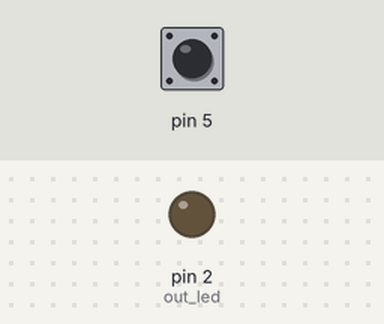
The program below on a simulated Arduino Uno, built with avr-gcc and run on an emulated ATmega328P. Parts: output pins drawn as LEDs (lit = HIGH). The test bench sets the inputs (shaded band); at power-on: pin 5 LOW. What the program prints to the serial monitor is not drawn.

Above: at 1.2 s.
1.3 s: pin 5 pulsed HIGH 2 times (0.12 s each, 0.3 s apart)
At 2.6 s:
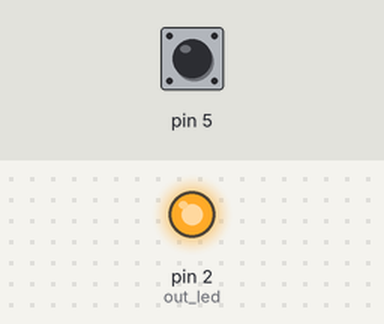
Timing chart, 0 to 4.3 s (numbered marks = the images above; inputs shaded):
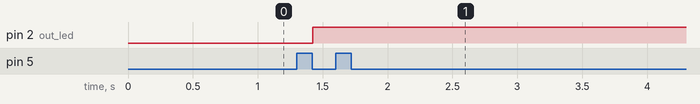

The program:

main.cpp
```cpp
#include <Arduino.h>
#include "fsm2.h"
#define out_led 2

bool in_but = 0;
int state = state_0;

void setup() {
  // put your setup code here, to run once:
  pinMode(out_led, OUTPUT);
  pinMode(in_but, INPUT);
  Serial.begin(9600);
}

void loop() {

  // put your main code here, to run repeatedly:
  in_but = digitalRead(5);
  digitalWrite(out_led, fsm(&state,in_but));
  Serial.println(state);
}
```

fsm2.cpp
```cpp
#include "fsm2.h"
int count = 0;
bool out = false;
bool fsm(int* state, bool input){
    if(*state == state_0){
        if(!input){
            *state = state_0;
            count = 0;
        }
        else{
            count++;
            if(count > cnt_thrs_dbnc){
                *state = state_1;
            }
        }
        out = false;
    }
    else if(*state == state_1){
        count = 0;
        if(!input){
            *state = state_2;
        }
        else{
            *state = state_1;
        }
    }
    else if(*state == state_2){
        if(!input){
            *state = state_2;
            count = 0;
        }
        else{
            count++;
            if(count > cnt_thrs_dbnc){
                *state = state_3;
            }
        }
        out = true;
    }
    else if(*state == state_3){
        if(!input){
            if(count < cnt_thrs_s){
                *state = state_2;
            }
            else{
                *state = state_0;
            }
            count = 0;
        }
        else{
            count++;
        }
    }
    return out;
}
```

fsm2.h
```cpp
#define state_0 0
#define state_1 1
#define state_2 2
#define state_3 3

#define cnt_thrs_dbnc 2
#define cnt_thrs_s 100

bool fsm(int* state, bool input);
```

Measured:
- after the input at 1.3 s, pin 2 (out_led): LOW → HIGH after 0.12 s
